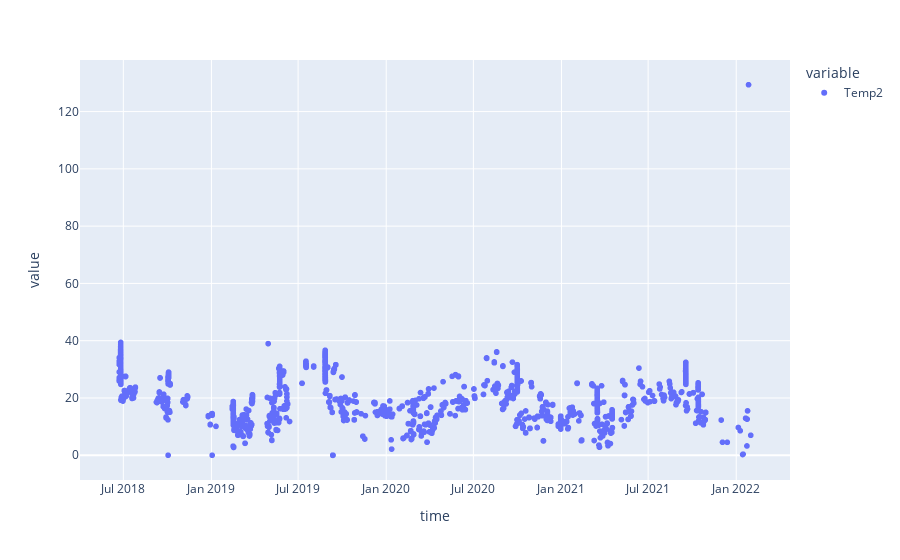

Notebook code for this chart:
### Code cell
px.scatter(data_frame=data, y=['Temp2'])

### Figure 1 — Plotly figure (JSON) as saved in the notebook; plotly's stock layout.template omitted (floating-point values rounded to 4 significant figures; data arrays with more than 128 entries replaced by an {"elided": "..."} marker saying what was removed)
{"data": [{"hovertemplate": "variable=Temp2<br>time=%{x}<br>value=%{y}<extra></extra>", "legendgroup": "Temp2", "marker": {"color": "#636efa", "symbol": "circle"}, "mode": "markers", "name": "Temp2", "showlegend": true, "type": "scattergl", "x": {"elided": "3036 str values"}, "xaxis": "x", "y": {"elided": "3036 float values"}, "yaxis": "y"}], "layout": {"legend": {"title": {"text": "variable"}, "tracegroupgap": 0}, "margin": {"t": 60}, "xaxis": {"anchor": "y", "domain": [0, 1], "title": {"text": "time"}}, "yaxis": {"anchor": "x", "domain": [0, 1], "title": {"text": "value"}}}}
